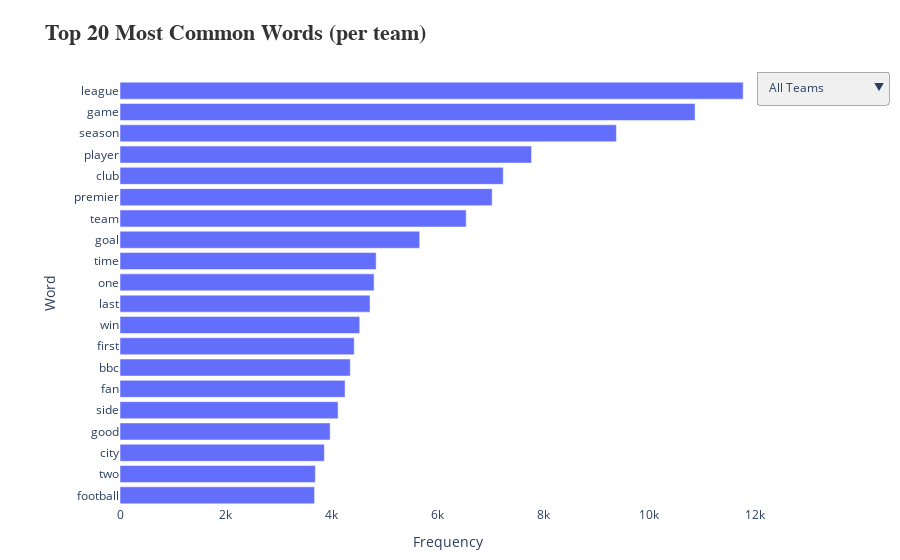

The cell this chart's notebook holds for it:
### Code cell
#Teams list
teams = ["All Teams"] + sorted(df["Team"].unique())

fig = go.Figure()

for team in teams:
    if team == "All Teams":
        tokens = [
            token
            for tokens in df["Tokens"]
            if isinstance(tokens, list)
            for token in tokens
            if token not in ["'s", "’s"]
        ]
    else:
        tokens = [
            token
            for tokens in df[df["Team"] == team]["Tokens"]
            for token in (tokens if isinstance(tokens, list) else [])
            if token not in ["'s", "’s"]
        ]

    #Most common 20 tokens
    word_counts = Counter(tokens).most_common(20)
    if len(word_counts) > 0:
        words, counts = zip(*word_counts)
    else:
        words, counts = [], []

    fig.add_trace(
        go.Bar(
            x=counts,
            y=list(words),
            name=team,
            orientation="h",
            visible=(team == "All Teams"),
        )
    )

fig.update_layout(
    title="<b>Top 20 Most Common Words (per team)</b>",
    title_font=dict(size=22, family="Arial", color="#333"),
    xaxis=dict(title="Frequency", title_font=dict(size=14)),
    yaxis=dict(title="Word", title_font=dict(size=14), autorange="reversed"),
    height=650,
    template="plotly_white",
    margin=dict(l=120, r=60, t=80, b=40),
    updatemenus=[
        dict(
            buttons=[
                dict(
                    label=team,
                    method="update",
                    args=[{"visible": [t == team for t in teams]}]
                )
                for team in teams
            ],
            direction="down",
            x=1.17,
            y=1.02,
            showactive=True,
            bgcolor="#F0F0F0",
            bordercolor="#AAA",
            borderwidth=1,
        )
    ],
)

fig.show()

### Figure 1 — Plotly figure (JSON) as saved in the notebook; plotly's stock layout.template omitted (floating-point values rounded to 4 significant figures)
{"data": [{"name": "All Teams", "orientation": "h", "type": "bar", "visible": true, "x": [11782, 10872, 9385, 7781, 7245, 7036, 6545, 5666, 4843, 4804, 4727, 4532, 4428, 4354, 4255, 4123, 3973, 3864, 3694, 3678], "y": ["league", "game", "season", "player", "club", "premier", "team", "goal", "time", "one", "last", "win", "first", "bbc", "fan", "side", "good", "city", "two", "football"]}, {"name": "Arsenal", "orientation": "h", "type": "bar", "visible": false, "x": [1999, 882, 778, 668, 585, 520, 489, 474, 416, 404, 376, 364, 328, 314, 312, 311, 295, 294, 281, 277], "y": ["arsenal", "league", "season", "game", "arteta", "player", "team", "premier", "goal", "win", "club", "gunner", "one", "mikel", "time", "bbc", "gyokeres", "first", "sport", "last"]}, {"name": "Aston Villa", "orientation": "h", "type": "bar", "visible": false, "x": [1326, 699, 531, 379, 356, 351, 338, 250, 248, 242, 235, 190, 184, 178, 173, 173, 172, 171, 169, 169], "y": ["villa", "aston", "league", "game", "emery", "season", "player", "premier", "team", "goal", "club", "bbc", "fan", "one", "last", "first", "win", "good", "side", "unai"]}, {"name": "Bournemouth", "orientation": "h", "type": "bar", "visible": false, "x": [1539, 697, 681, 666, 513, 492, 455, 442, 430, 416, 295, 281, 280, 273, 263, 263, 259, 244, 242, 241], "y": ["bournemouth", "league", "game", "season", "iraola", "cherry", "premier", "player", "club", "team", "goal", "one", "time", "side", "first", "last", "back", "would", "fan", "andoni"]}, {"name": "Brentford", "orientation": "h", "type": "bar", "visible": false, "x": [1453, 655, 637, 557, 495, 478, 456, 411, 332, 304, 283, 283, 275, 270, 268, 266, 240, 239, 239, 239], "y": ["brentford", "league", "game", "season", "premier", "club", "player", "team", "bee", "goal", "fan", "first", "frank", "one", "u", "good", "last", "wissa", "andrew", "time"]}, {"name": "Brighton", "orientation": "h", "type": "bar", "visible": false, "x": [1586, 683, 665, 662, 460, 433, 429, 414, 406, 331, 302, 293, 280, 275, 270, 263, 250, 245, 233, 233], "y": ["brighton", "game", "season", "league", "player", "team", "premier", "hurzeler", "club", "goal", "one", "win", "good", "time", "bbc", "fan", "first", "albion", "back", "last"]}, {"name": "Burnley", "orientation": "h", "type": "bar", "visible": false, "x": [1021, 549, 538, 392, 350, 293, 287, 271, 240, 234, 227, 210, 196, 194, 186, 177, 176, 174, 170, 169], "y": ["burnley", "league", "game", "season", "parker", "last", "goal", "premier", "team", "side", "player", "claret", "two", "club", "win", "time", "scott", "point", "city", "championship"]}, {"name": "Chelsea", "orientation": "h", "type": "bar", "visible": false, "x": [2194, 859, 827, 737, 642, 551, 527, 493, 380, 374, 371, 371, 366, 361, 360, 336, 336, 324, 319, 308], "y": ["chelsea", "club", "league", "player", "game", "season", "maresca", "team", "cup", "also", "blue", "premier", "first", "world", "goal", "one", "win", "last", "sport", "good"]}, {"name": "Crystal Palace", "orientation": "h", "type": "bar", "visible": false, "x": [1019, 675, 450, 440, 262, 260, 245, 244, 240, 217, 217, 211, 203, 176, 171, 169, 150, 150, 147, 146], "y": ["palace", "crystal", "game", "league", "premier", "season", "glasner", "player", "team", "goal", "win", "club", "cup", "time", "first", "fan", "one", "fa", "side", "last"]}, {"name": "Everton", "orientation": "h", "type": "bar", "visible": false, "x": [1823, 600, 594, 582, 581, 562, 544, 437, 425, 343, 339, 332, 330, 321, 314, 296, 294, 282, 275, 273], "y": ["everton", "game", "moyes", "league", "season", "club", "player", "new", "premier", "fan", "one", "time", "goal", "team", "bbc", "get", "would", "david", "first", "stadium"]}, {"name": "Fulham", "orientation": "h", "type": "bar", "visible": false, "x": [1524, 749, 625, 559, 481, 437, 380, 358, 334, 322, 300, 285, 280, 276, 276, 255, 253, 244, 242, 238], "y": ["fulham", "game", "league", "season", "silva", "premier", "player", "goal", "team", "u", "side", "club", "one", "fan", "time", "first", "point", "last", "marco", "good"]}, {"name": "Leeds United", "orientation": "h", "type": "bar", "visible": false, "x": [2273, 921, 863, 809, 784, 612, 540, 509, 492, 489, 461, 434, 426, 404, 387, 366, 360, 344, 343, 339], "y": ["leeds", "game", "league", "united", "farke", "season", "bbc", "goal", "club", "premier", "player", "last", "one", "side", "team", "win", "time", "point", "radio", "daniel"]}, {"name": "Liverpool", "orientation": "h", "type": "bar", "visible": false, "x": [1978, 748, 627, 559, 549, 517, 459, 433, 432, 432, 405, 379, 362, 350, 330, 321, 293, 287, 277, 271], "y": ["liverpool", "league", "game", "player", "season", "slot", "premier", "goal", "club", "team", "time", "bbc", "one", "red", "last", "isak", "football", "would", "first", "get"]}, {"name": "Manchester City", "orientation": "h", "type": "bar", "visible": false, "x": [1484, 671, 499, 429, 413, 398, 364, 362, 307, 297, 271, 267, 235, 234, 227, 223, 213, 209, 209, 197], "y": ["city", "manchester", "league", "season", "game", "club", "guardiola", "man", "player", "premier", "team", "bbc", "pep", "goal", "time", "last", "side", "sport", "win", "one"]}, {"name": "Nottingham", "orientation": "h", "type": "bar", "visible": false, "x": [939, 623, 445, 405, 271, 227, 210, 206, 199, 194, 190, 186, 183, 173, 165, 159, 152, 151, 142, 135], "y": ["forest", "nottingham", "league", "game", "season", "premier", "player", "bbc", "club", "first", "team", "fan", "football", "time", "nuno", "last", "win", "city", "one", "get"]}, {"name": "Sunderland", "orientation": "h", "type": "bar", "visible": false, "x": [1575, 796, 741, 575, 494, 474, 456, 429, 410, 374, 358, 337, 327, 316, 305, 304, 303, 286, 284, 278], "y": ["sunderland", "league", "game", "season", "le", "premier", "player", "bris", "club", "team", "bbc", "last", "side", "win", "cat", "black", "one", "time", "goal", "first"]}, {"name": "Tottenham", "orientation": "h", "type": "bar", "visible": false, "x": [975, 663, 531, 460, 398, 369, 321, 311, 273, 258, 222, 221, 213, 198, 197, 193, 185, 182, 174, 174], "y": ["tottenham", "league", "spur", "game", "season", "frank", "player", "club", "premier", "team", "goal", "one", "last", "time", "win", "first", "fan", "good", "football", "side"]}, {"name": "West Ham", "orientation": "h", "type": "bar", "visible": false, "x": [1502, 1499, 644, 588, 583, 520, 476, 423, 402, 402, 333, 323, 317, 298, 270, 261, 253, 252, 246, 232], "y": ["ham", "west", "potter", "league", "game", "season", "player", "premier", "club", "team", "fan", "time", "hammer", "goal", "good", "u", "graham", "get", "need", "win"]}, {"name": "Wolves", "orientation": "h", "type": "bar", "visible": false, "x": [2147, 738, 730, 695, 671, 643, 606, 565, 525, 412, 359, 350, 346, 341, 321, 319, 317, 312, 307, 289], "y": ["wolf", "pereira", "league", "game", "season", "player", "team", "club", "premier", "goal", "cunha", "fan", "time", "last", "one", "vitor", "need", "first", "point", "good"]}], "layout": {"autosize": true, "margin": {"b": 40, "l": 120, "r": 60, "t": 80}, "title": {"font": {"color": "#333", "family": "Arial", "size": 22}, "text": "<b>Top 20 Most Common Words (per team)</b>"}, "updatemenus": [{"bgcolor": "#F0F0F0", "bordercolor": "#AAA", "borderwidth": 1, "buttons": [{"args": [{"visible": [true, false, false, false, false, false, false, false, false, false, false, false, false, false, false, false, false, false, false]}], "label": "All Teams", "method": "update"}, {"args": [{"visible": [false, true, false, false, false, false, false, false, false, false, false, false, false, false, false, false, false, false, false]}], "label": "Arsenal", "method": "update"}, {"args": [{"visible": [false, false, true, false, false, false, false, false, false, false, false, false, false, false, false, false, false, false, false]}], "label": "Aston Villa", "method": "update"}, {"args": [{"visible": [false, false, false, true, false, false, false, false, false, false, false, false, false, false, false, false, false, false, false]}], "label": "Bournemouth", "method": "update"}, {"args": [{"visible": [false, false, false, false, true, false, false, false, false, false, false, false, false, false, false, false, false, false, false]}], "label": "Brentford", "method": "update"}, {"args": [{"visible": [false, false, false, false, false, true, false, false, false, false, false, false, false, false, false, false, false, false, false]}], "label": "Brighton", "method": "update"}, {"args": [{"visible": [false, false, false, false, false, false, true, false, false, false, false, false, false, false, false, false, false, false, false]}], "label": "Burnley", "method": "update"}, {"args": [{"visible": [false, false, false, false, false, false, false, true, false, false, false, false, false, false, false, false, false, false, false]}], "label": "Chelsea", "method": "update"}, {"args": [{"visible": [false, false, false, false, false, false, false, false, true, false, false, false, false, false, false, false, false, false, false]}], "label": "Crystal Palace", "method": "update"}, {"args": [{"visible": [false, false, false, false, false, false, false, false, false, true, false, false, false, false, false, false, false, false, false]}], "label": "Everton", "method": "update"}, {"args": [{"visible": [false, false, false, false, false, false, false, false, false, false, true, false, false, false, false, false, false, false, false]}], "label": "Fulham", "method": "update"}, {"args": [{"visible": [false, false, false, false, false, false, false, false, false, false, false, true, false, false, false, false, false, false, false]}], "label": "Leeds United", "method": "update"}, {"args": [{"visible": [false, false, false, false, false, false, false, false, false, false, false, false, true, false, false, false, false, false, false]}], "label": "Liverpool", "method": "update"}, {"args": [{"visible": [false, false, false, false, false, false, false, false, false, false, false, false, false, true, false, false, false, false, false]}], "label": "Manchester City", "method": "update"}, {"args": [{"visible": [false, false, false, false, false, false, false, false, false, false, false, false, false, false, true, false, false, false, false]}], "label": "Nottingham", "method": "update"}, {"args": [{"visible": [false, false, false, false, false, false, false, false, false, false, false, false, false, false, false, true, false, false, false]}], "label": "Sunderland", "method": "update"}, {"args": [{"visible": [false, false, false, false, false, false, false, false, false, false, false, false, false, false, false, false, true, false, false]}], "label": "Tottenham", "method": "update"}, {"args": [{"visible": [false, false, false, false, false, false, false, false, false, false, false, false, false, false, false, false, false, true, false]}], "label": "West Ham", "method": "update"}, {"args": [{"visible": [false, false, false, false, false, false, false, false, false, false, false, false, false, false, false, false, false, false, true]}], "label": "Wolves", "method": "update"}], "direction": "down", "showactive": true, "x": 1.17, "y": 1.02}], "xaxis": {"autorange": true, "range": [0, 12400.0], "title": {"font": {"size": 14}, "text": "Frequency"}, "type": "linear"}, "yaxis": {"autorange": true, "range": [19.5, -0.5], "title": {"font": {"size": 14}, "text": "Word"}, "type": "category"}}}
